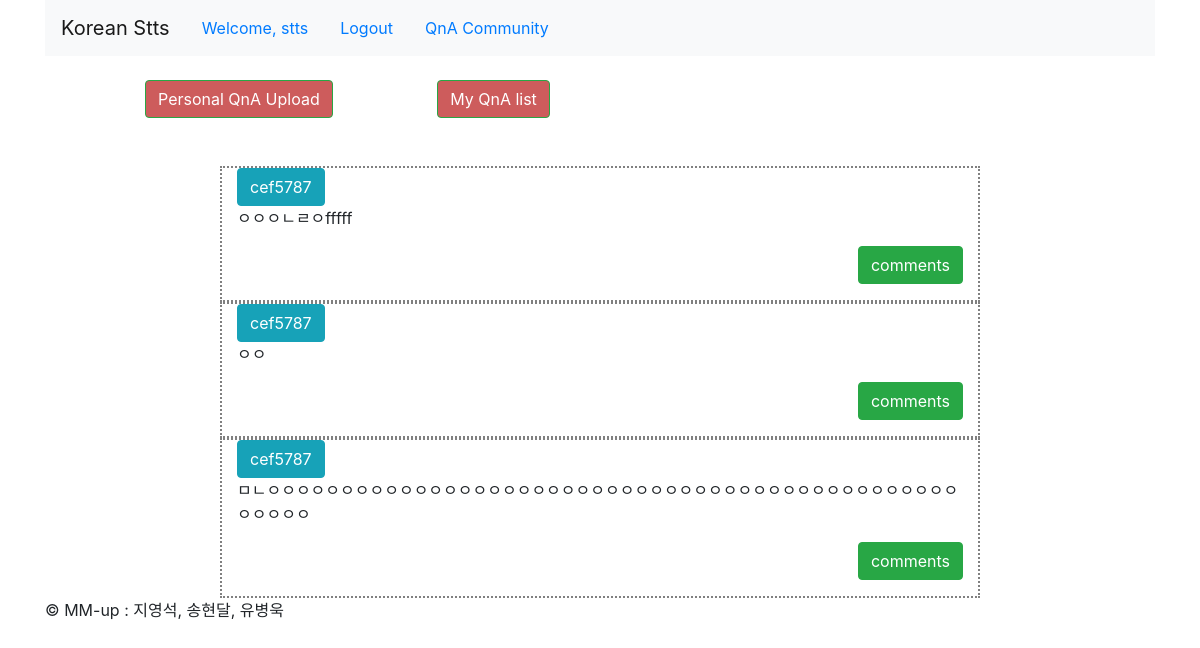
The app's page /QnA/ (signed in) with its own data.
### QnA/models.py (models this page shows, shortened)
class QuestionAndAnswer(models.Model):
    author = models.ForeignKey(User, on_delete=models.CASCADE, related_name="user_author")
    title = models.CharField(max_length=100)
    text = models.TextField()
    hit = models.PositiveIntegerField(default=0)
    created = models.DateTimeField(auto_now_add=True)
    updated = models.DateTimeField(auto_now=True)
    class Meta:
        ordering = ['-updated']

### QnA/views.py (the view)
# urls.py: path('', QnA_list, name="QnA_list"),
@login_required
def QnA_list(request):
    QnAs = QuestionAndAnswer.objects.all().order_by("-hit")
    return render(request, "QnA/list.html", context={"QnAs": QnAs})

### QnA/templates/QnA/list.html (shortened to what this page needs)
{% extends 'base.html' %}
{% block content %}
    <br />
    <a href="{% url 'QnA:QnA_upload' %}" class="btn btn-xs btn-success" style="background-color: indianred;margin-left: 100px;">Personal QnA Upload</a>
    <a href="{% url 'QnA:QnA_myqna' %}" class="btn btn-xs btn-success" style="background-color: indianred;margin-left: 100px;">My QnA list</a>
    <br />
    <br />
    <br />
    {% for post in QnAs %}
        <div class="row">
            <div class="col-md-2"></div>
            <div class="col-md-8 panel panel-default" style="border:2px dotted gray">
                <button type="button" class="btn btn-xs btn-info">
                    {{post.author.username}}</button>
                <p>{{post.text|linebreaksbr}}</p>
                <p class="text-right">
                    <a href="{% url 'QnA:QnA_detail' pk=post.id %}" class="btn btn-xs btn-success">comments</a>
                </p>
            </div>
            <div class="col-md-2"></div>
        </div>
    {% endfor %}
{% endblock %}

### templates/base.html (shortened to what this page needs)
<!DOCTYPE html>
<html lang="en">
<head>
    <link rel="stylesheet" href="https://stackpath.bootstrapcdn.com/bootstrap/4.1.3/css/bootstrap.min.css">
</head>
<body>
<div class="container">
    <header class="header clearfix">
        <nav class="navbar navbar-expand-lg navbar-light bg-light">
            <a class="navbar-brand" href="/">Korean Stts</a>
            <ul class="nav">
                {% if user.is_authenticated %}
                <li class="nav-item"><a href="#" class="nav-link">Welcome, {{user.get_username}}</a></li>
                <li class="nav-item"><a href="{% url 'account:logout' %}" class="nav-link">Logout</a></li>
                <li class="nav-item"><a href="{% url 'QnA:QnA_list' %}" class="nav-link">QnA Community</a></li>
                {% else %}
                <li class="nav-item"><a href="{% url 'account:login' %}" class="nav-link">Login</a></li>
                <li class="nav-item"><a href="{% url 'account:register' %}" class="nav-link">Signup</a></li>
                {% endif %}
            </ul>
        </nav>
    </header>
    {% block content %}
    {% endblock %}
    <footer class="footer">
        <p>&copy; MM-up : 지영석, 송현달, 유병욱</p>
    </footer>
</div>
</body>

### records on screen
QuestionAndAnswer: author.username "cef5787", text "ㅇㅇㅇㄴㄹㅇfffff"
QuestionAndAnswer: author.username "cef5787", text "ㅇㅇ"
QuestionAndAnswer: author.username "cef5787", text "ㅁㄴㅇㅇㅇㅇㅇㅇㅇㅇㅇㅇㅇㅇㅇㅇㅇㅇㅇㅇㅇㅇㅇㅇㅇㅇㅇㅇㅇㅇㅇㅇㅇㅇㅇㅇㅇㅇㅇㅇㅇㅇㅇㅇㅇㅇㅇㅇㅇㅇㅇㅇㅇㅇ"

### other values on screen
{{ user.get_username }} "stts"
